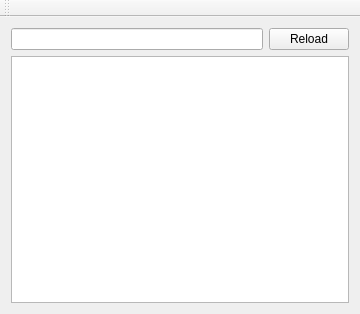
<?xml version="1.0" encoding="UTF-8"?>
<ui version="4.0">
 <class>MainWindow</class>
 <widget class="QMainWindow" name="MainWindow">
  <property name="geometry">
   <rect>
    <x>0</x>
    <y>0</y>
    <width>360</width>
    <height>314</height>
   </rect>
  </property>
  <property name="windowTitle">
   <string>MainWindow</string>
  </property>
  <widget class="QWidget" name="centralWidget">
   <layout class="QVBoxLayout" name="verticalLayout_2">
    <item>
     <layout class="QVBoxLayout" name="verticalLayout">
      <item>
       <layout class="QHBoxLayout" name="horizontalLayout">
        <item>
         <widget class="QLineEdit" name="txtEdit"/>
        </item>
        <item>
         <widget class="QPushButton" name="btnReload">
          <property name="text">
           <string>Reload</string>
          </property>
         </widget>
        </item>
       </layout>
      </item>
      <item>
       <widget class="QListWidget" name="listFiles"/>
      </item>
     </layout>
    </item>
   </layout>
  </widget>
  <widget class="QToolBar" name="mainToolBar">
   <attribute name="toolBarArea">
    <enum>TopToolBarArea</enum>
   </attribute>
   <attribute name="toolBarBreak">
    <bool>false</bool>
   </attribute>
  </widget>
 </widget>
 <layoutdefault spacing="6" margin="11"/>
 <resources/>
 <connections/>
</ui>
